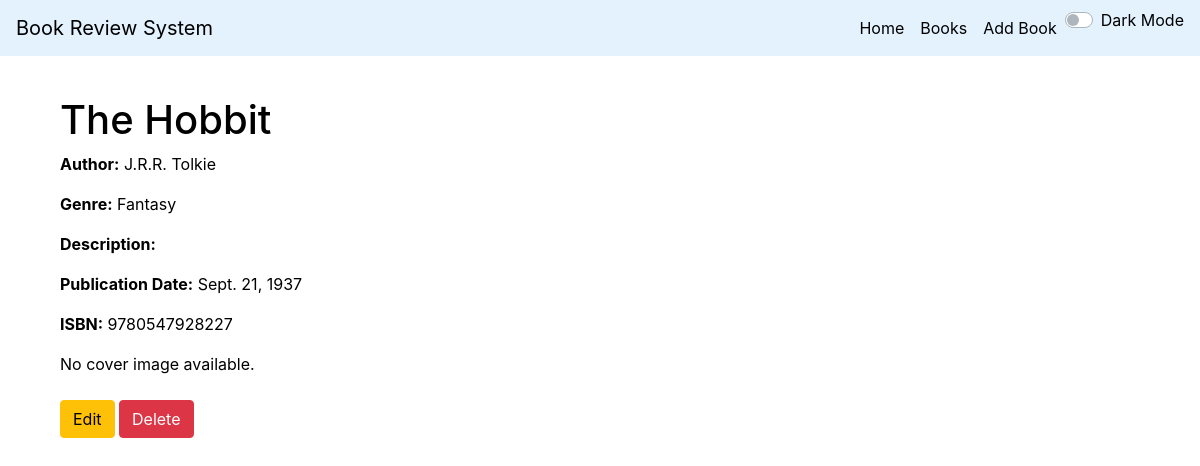
The app's page /books/13/ with its own data.
### core/models.py (models this page shows, shortened)
class Book(models.Model):
    GENRE_CHOICE = [
    ('Fiction', 'Fiction'),
    ('Non-Fiction', 'Non-Fiction'),
    ('Sci-Fi', 'Science Fiction'),
    ('Mystery', 'Mystery'),
    ('Fantasy', 'Fantasy'),
    ]
    title = models.CharField(max_length=200)
    author = models.CharField(max_length=200)
    isbn = models.IntegerField(unique=True)
    genre = models.CharField(max_length=200, choices=GENRE_CHOICE)
    publication_date = models.DateField()
    rating = models.DecimalField( max_digits=5, decimal_places=2, default=0.0)

### core/views.py (the view)
# urls.py: path('books/<int:pk>/', BookDetailView.as_view(), name='book_detail'),
class BookDetailView(TemplateView):
    template_name = 'core/book_details.html'
    def get_context_data(self, **kwargs):
        context = super().get_context_data(**kwargs)
        pk = kwargs.get('pk')
        context['book'] = Book.objects.get(pk=pk)
        return context

### core/templates/core/book_details.html (shortened to what this page needs)
{% extends 'core/base.html' %}
{% block body %}
<div class="container mt-4">
    <h1 id="book-title">{{ book.title }}</h1>
    <p><strong>Author:</strong> <span id="book-author">{{ book.author }}</span></p>
    <p><strong>Genre:</strong> <span id="book-genre">{{ book.genre }}</span></p>
    <p><strong>Description:</strong> </p>
    <p><strong>Publication Date:</strong> <span id="book-publication-date">{{ book.publication_date }}</span></p>
    <p><strong>ISBN:</strong> <span id="book-isbn">{{ book.isbn }}</span></p>
    {% if book.cover_image %}
    <img id="book-cover-image" src="{{ book.cover_image.url }}" alt="{{ book.title }}" class="img-fluid">
    {% else %}
    <p>No cover image available.</p>
    {% endif %}
    <div class="mt-4">
        <a href="{% url 'edit_book' book.pk %}" class="btn btn-warning">Edit</a>
        <a href="{% url 'delete_book' book.pk %}" class="btn btn-danger">Delete</a>
    </div>
</div>
{% endblock %}

### core/static/core/css/styles.css (style rules this page uses)
body { background-color: #ffffff; color: #000000; }
body { transition: background-color 0.3s, color 0.3s; }
.btn-warning { background-color: #ffc107; border-color: #ffc107; color: #000000; }
.btn-danger { background-color: #dc3545; border-color: #dc3545; color: #ffffff; }

### records on screen
Book: title "The Hobbit", author "J.R.R. Tolkie", genre "Fantasy", publication_date "Sept. 21, 1937", isbn "9780547928227"
